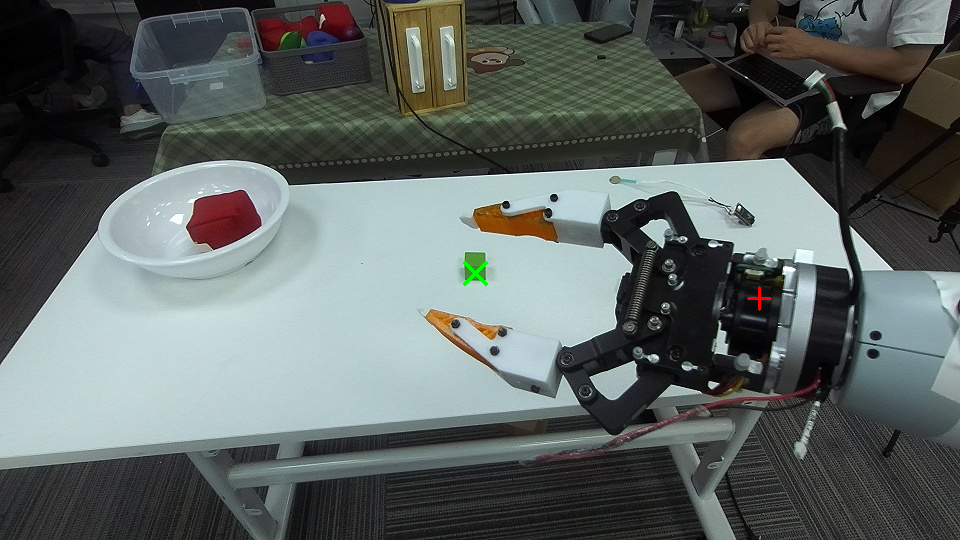
#> input picture zed_ws/experiments/pad_sideon/20260814-182428/marked.png, 960 x 540 px, given in place of the camera
$ python grab.py
#> lines starting #> are read from the running program, lines starting #| are printed output that depends on the picture; after the words box and inside, x2 and y2 are one past the last pixel; in counts of white or black regions, pixels touching at a corner belong together
"""Grab one frame from the surviving mono wrist camera and characterise it.

The point is the orange gripper pads: a camera really bolted to a wrist sees that
gripper's two pads. Nothing else on this machine can tell the two DECXIN cameras
apart -- same VID:PID, same hardcoded ID_SERIAL -- so a frame is the only evidence.
Must open MJPG or capture hangs on this box. Deadline inside the loop (PITFALLS 35).
"""
import os, sys, time
import cv2, numpy as np

DEV = "/dev/l_arm_cam"
cap = cv2.VideoCapture(DEV, cv2.CAP_V4L2)
cap.set(cv2.CAP_PROP_FOURCC, cv2.VideoWriter_fourcc(*"MJPG"))
cap.set(cv2.CAP_PROP_FRAME_WIDTH, 1280)
cap.set(cv2.CAP_PROP_FRAME_HEIGHT, 720)
if not cap.isOpened():
    print(f"cannot open {DEV}"); sys.stdout.flush(); os._exit(1)

frame, t0, n = None, time.time(), 0
while time.time() - t0 < 12.0:
    ok, f = cap.read()
#> f is the input picture: shape (540, 960, 3); mean B, G, R 98.7, 100.8, 93.5
    n += 1
    if ok and f is not None and f.size:
        frame = f
        if n > 8:          # let auto-exposure settle
            break
cap.release()
if frame is None:
    print(f"opened but no frame in 12 s ({n} reads)"); sys.stdout.flush(); os._exit(2)

h, w = frame.shape[:2]
#> h = 540; w = 960
print(f"got {w}x{h} after {n} reads")
#| got 960x540 after 9 reads
cv2.imwrite("wrist.png", frame)

# orange pad detector: HSV hue ~5-25, high saturation
hsv = cv2.cvtColor(frame, cv2.COLOR_BGR2HSV)
#> hsv: shape (540, 960, 3); mean H, S, V 73.4, 38.4, 103.9
orange = cv2.inRange(hsv, (5, 120, 80), (25, 255, 255))
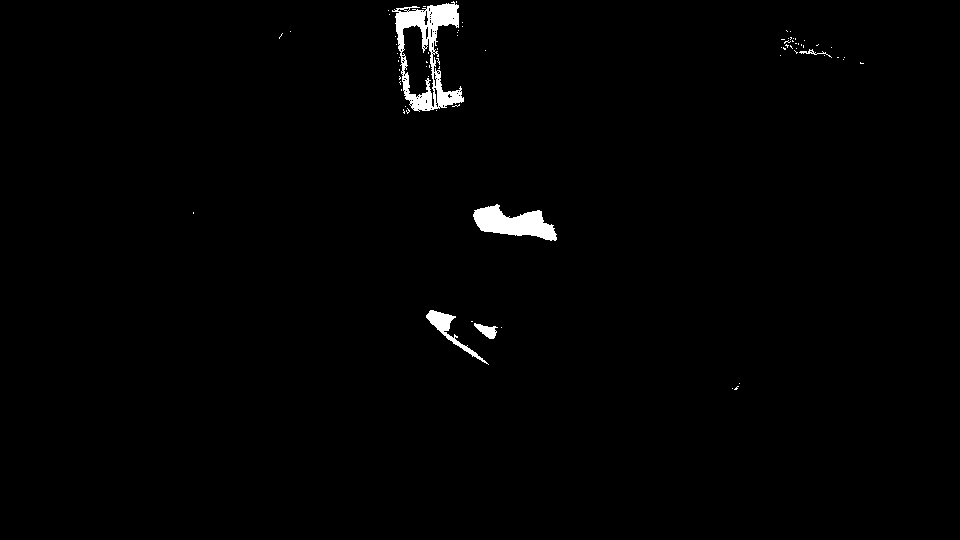
#> orange: shape (540, 960); 1.1% white; 73 white regions (68 under 20 px), largest, box (x1, y1, x2, y2) and area: (392, 1, 464, 112) 2908, (473, 204, 557, 241) 1728, (426, 310, 489, 365) 608, (474, 323, 498, 339) 197, (799, 49, 832, 58) 63
orange = cv2.morphologyEx(orange, cv2.MORPH_OPEN, np.ones((5, 5), np.uint8))
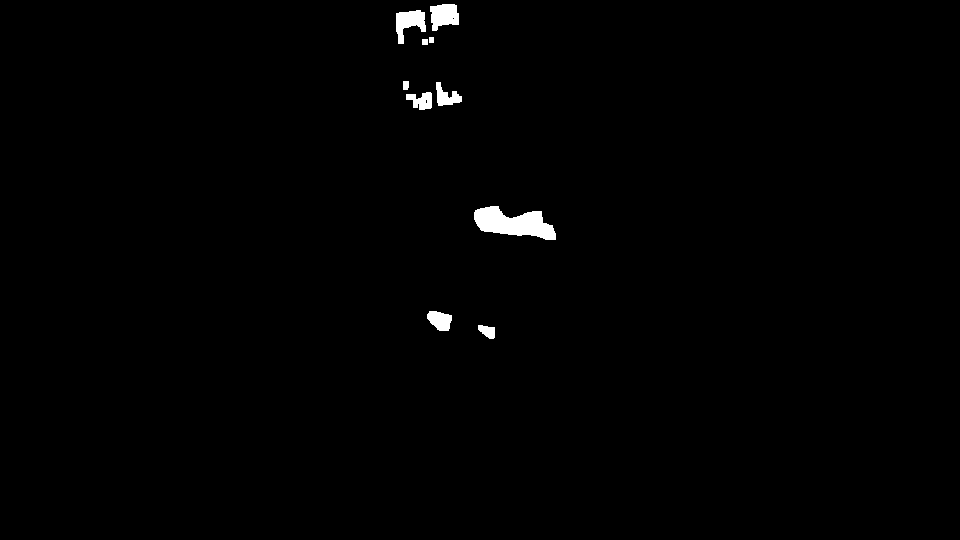
#> orange: shape (540, 960); 0.8% white; 10 white regions, largest, box (x1, y1, x2, y2) and area: (474, 206, 556, 240) 1696, (430, 4, 459, 31) 586, (396, 10, 426, 44) 582
frac = orange.mean() / 255
#> frac = 0.00801
print(f"orange pixels: {100*frac:.2f}%")
#| orange pixels: 0.80%
nlab, lab, stats, cent = cv2.connectedComponentsWithStats(orange, 8)
#> lab: shape (540, 960) int32; 11 distinct labels, from 0 to 10
#> nlab = 11; stats = [[0, 0, 960, 540, 514249], [430, 4, 29, 27, 586], [396, 10, 30, 34, 582], [429, 37, 5, 6, 30], [422, 39, 6, 6, 36], [403, 81, 6, 9, 52], [436, 82, 26, 24, 331], [406, 92, 26, 18, 309], [474, 206, 82, 34, 1696], [427, 311, 25, 20, 364], [478, 325, 17, 14, 165]]; cent = [[479.6, 270.4], [443.6, 15.2], [408.9, 22.14], [431, 39.5], [424.5, 41.5], [405.4, 84.87], [446.2, 96.24], [420.9, 100.4], [513.2, 223.1], [439.6, 320], [487.1, 330.9]]
blobs = sorted([(stats[i, cv2.CC_STAT_AREA], cent[i]) for i in range(1, nlab)],
               reverse=True, key=lambda b: b[0])[:5]
#> blobs = [(1696, [513.2, 223.1]), (586, [443.6, 15.2]), (582, [408.9, 22.14]), (364, [439.6, 320]), (331, [446.2, 96.24])]
for a, c in blobs:
    if a > 200:
        print(f"  blob area {a:6d} px  centre ({c[0]:6.1f},{c[1]:6.1f})  "
              f"= ({100*c[0]/w:4.1f}%, {100*c[1]/h:4.1f}% of frame)")
#> this loop made 5 passes
#> (a, c) on passes 1 to 5: (1696, [513.2, 223.1]), (586, [443.6, 15.2]), (582, [408.9, 22.14]), (364, [439.6, 320]), (331, [446.2, 96.24])
#|   blob area   1696 px  centre ( 513.2, 223.1)  = (53.5%, 41.3% of frame)
#|   blob area    586 px  centre ( 443.6,  15.2)  = (46.2%,  2.8% of frame)
#|   blob area    582 px  centre ( 408.9,  22.1)  = (42.6%,  4.1% of frame)
#|   blob area    364 px  centre ( 439.6, 320.0)  = (45.8%, 59.3% of frame)
#|   blob area    331 px  centre ( 446.2,  96.2)  = (46.5%, 17.8% of frame)
print(f"mean brightness {frame.mean():.1f}  (near 0 = lens blocked / dark)")
#| mean brightness 97.7  (near 0 = lens blocked / dark)
cv2.imwrite("wrist_orange.png", cv2.bitwise_and(frame, frame, mask=orange))
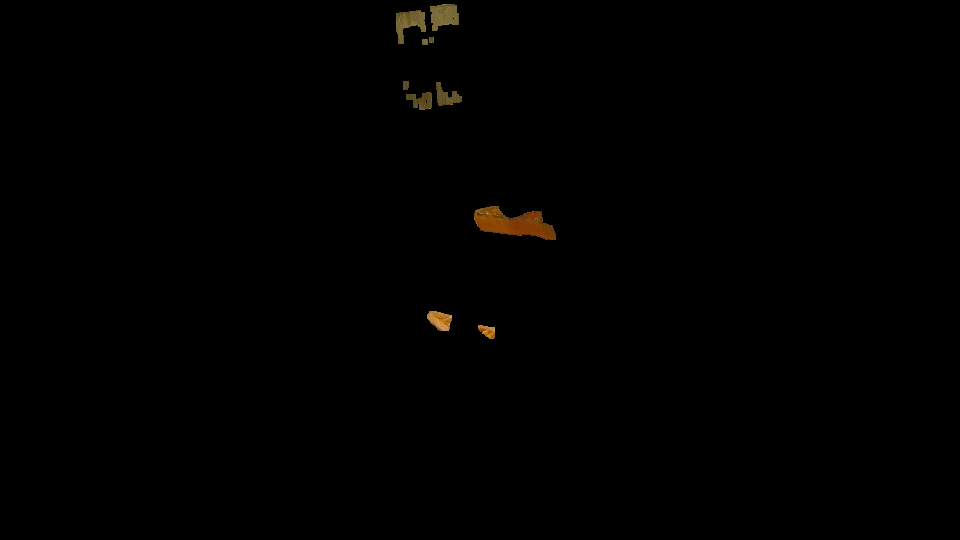
#> saved as wrist_orange.png: shape (540, 960, 3); mean B, G, R 0.3, 0.7, 1
print("wrote wrist.png + wrist_orange.png")
sys.stdout.flush(); os._exit(0)
#> (the program exits here)
